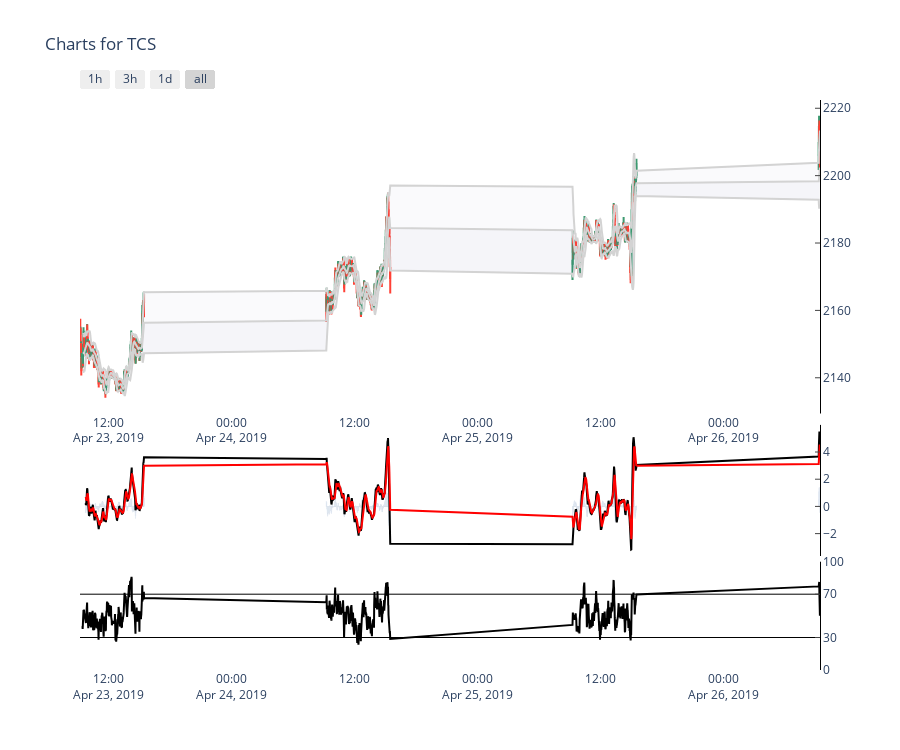

Notebook code for this chart:
### Code cell
from lib.charting_lib import *

def freedom_chart(symbol):
    ohlc_df = pd.read_json(redis_conn.get(symbol), orient='columns')
    ohlc_df.index.rename('date', inplace=True)
    
    trade_df = pd.read_json(redis_conn.get(symbol+cache_postfix+'Trade'), orient='columns')
    return render_charts(ohlc_df, trade_df, symbol)

fig = freedom_chart('TCS')
fig

### Figure 1 — Plotly figure (JSON) as saved in the notebook; plotly's stock layout.template omitted (floating-point values rounded to 4 significant figures; data arrays with more than 128 entries replaced by an {"elided": "..."} marker saying what was removed)
{"data": [{"close": {"elided": "1133 float values"}, "high": {"elided": "1133 float values"}, "low": {"elided": "1133 float values"}, "name": "Candlestick", "open": {"elided": "1133 float values"}, "showlegend": false, "type": "candlestick", "x": {"elided": "1133 str values"}, "xaxis": "x", "yaxis": "y"}, {"fill": "none", "fillcolor": "rgba(0,40,100,0.02)", "line": {"color": "lightgrey"}, "name": "Top", "showlegend": false, "type": "scatter", "x": {"elided": "1133 str values"}, "xaxis": "x", "y": {"elided": "1133 float values"}, "yaxis": "y"}, {"fill": "tonexty", "fillcolor": "rgba(0,40,100,0.02)", "line": {"color": "lightgrey"}, "name": "Bottom", "showlegend": false, "type": "scatter", "x": {"elided": "1133 str values"}, "xaxis": "x", "y": {"elided": "1133 float values"}, "yaxis": "y"}, {"fill": "tonexty", "fillcolor": "rgba(0,40,100,0.02)", "line": {"color": "lightgrey"}, "name": "Middle", "showlegend": false, "type": "scatter", "x": {"elided": "1133 str values"}, "xaxis": "x", "y": {"elided": "1133 float values"}, "yaxis": "y"}, {"fill": "none", "fillcolor": "rgba(0,40,100,0.02)", "line": {"color": "black"}, "name": "MACD", "showlegend": false, "type": "scatter", "x": {"elided": "1133 str values"}, "xaxis": "x2", "y": {"elided": "1133 float values"}, "yaxis": "y2"}, {"fill": "none", "fillcolor": "rgba(0,40,100,0.02)", "line": {"color": "red"}, "name": "MACD Signal", "showlegend": false, "type": "scatter", "x": {"elided": "1133 str values"}, "xaxis": "x2", "y": {"elided": "1133 float values"}, "yaxis": "y2"}, {"marker": {"color": "grey"}, "name": "MACD Histogram", "showlegend": false, "type": "bar", "x": {"elided": "1133 str values"}, "xaxis": "x2", "y": {"elided": "1133 float values"}, "yaxis": "y2"}, {"fill": "none", "fillcolor": "rgba(0,40,100,0.02)", "line": {"color": "black"}, "name": "RSI", "showlegend": false, "type": "scatter", "x": {"elided": "1133 str values"}, "xaxis": "x3", "y": {"elided": "1133 float values"}, "yaxis": "y3"}], "layout": {"height": 750, "plot_bgcolor": "rgba(0,0,0,0)", "title": {"text": "Charts for TCS"}, "xaxis": {"rangeselector": {"buttons": [{"count": 1, "label": "1h", "step": "hour", "stepmode": "backward"}, {"count": 3, "label": "3h", "step": "hour", "stepmode": "backward"}, {"count": 6, "label": "1d", "step": "hour", "stepmode": "backward"}, {"step": "all"}]}, "rangeslider": {"visible": false}, "side": "bottom"}, "xaxis2": {"anchor": "y2", "domain": [0, 1], "matches": "x", "showticklabels": false}, "xaxis3": {"anchor": "y3", "domain": [0, 1], "matches": "x", "showticklabels": true}, "yaxis": {"anchor": "x", "domain": [0.45, 1], "linecolor": "black", "side": "right", "ticks": "inside"}, "yaxis2": {"anchor": "x2", "domain": [0.2, 0.43], "linecolor": "black", "side": "right", "ticks": "inside"}, "yaxis3": {"anchor": "x3", "domain": [0, 0.19], "gridcolor": "black", "linecolor": "black", "range": [0, 100], "showgrid": true, "side": "right", "ticks": "inside", "tickvals": [0, 30, 70, 100]}}}
